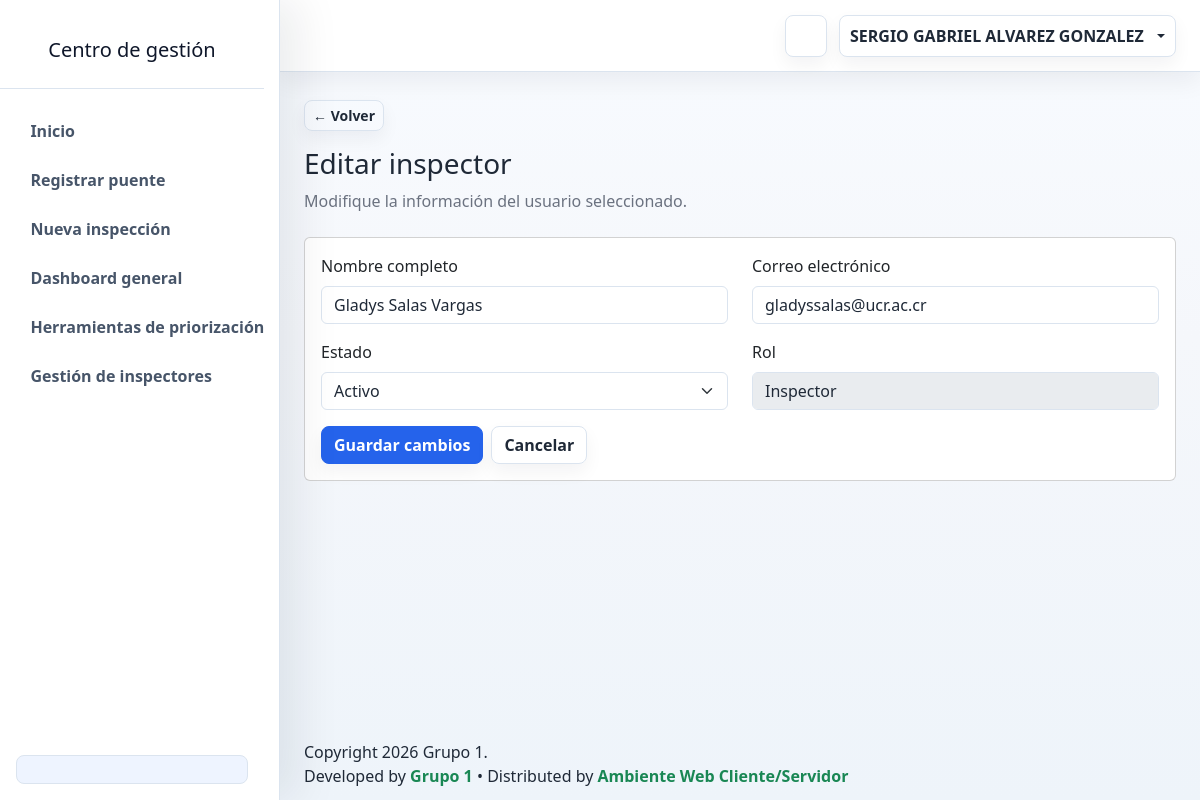
Screenshot of /View/vUsuario/EditarInspector.php?id=4 (signed in) with the database file from the repository.
### tables this page shows
CREATE TABLE `tb_usuario` (
  `Consecutivo` int(11) NOT NULL AUTO_INCREMENT,
  `Nombre` varchar(250) NOT NULL,
  `CorreoElectronico` varchar(100) NOT NULL,
  `Contrasenna` varchar(45) NOT NULL,
  `Estado` bit(1) NOT NULL,
  `ConsecutivoRol` int(11) NOT NULL DEFAULT 2,
  PRIMARY KEY (`Consecutivo`),
  KEY `fk_usuario_rol` (`ConsecutivoRol`),
  CONSTRAINT `fk_usuario_rol` FOREIGN KEY (`ConsecutivoRol`) REFERENCES `tb_rol` (`Consecutivo`)
);

### Model/UsuarioModel.php (called while the page is built, shortened)
<?php
function ConsultarInspectorModel($consecutivo)
{
    $conn = null;
    $stmt = null;
    try {
        $conn = OpenDB();
                $sql = "CALL spConsultarInspector(?)";
        $stmt = $conn->prepare($sql);
        $stmt->bind_param(
            "i",
            $consecutivo
        );
        $stmt->execute();
        $resultado = $stmt->get_result();
        $inspector = null;
        if ($fila = $resultado->fetch_assoc()) {
            $inspector = $fila;
        }
        return $inspector;
    } catch (Exception $e) {
        if ($stmt) {
            $stmt->close();
        }
        if ($conn) {
            CloseDB($conn);
        }
        return null;
    }
}

### Controller/UsuarioController.php (called while the page is built, shortened)
<?php
include_once $_SERVER['DOCUMENT_ROOT'] . '/Proyecto_Grupo1/Model/UsuarioModel.php';
function ConsultarInspectorController($consecutivo)
{
    return ConsultarInspectorModel(
        $consecutivo
    );
}

### View/vUsuario/EditarInspector.php (the view, shortened to what this page needs)
<?php
include_once $_SERVER['DOCUMENT_ROOT']
    . '/Proyecto_Grupo1/View/LayoutInterno.php';
include_once $_SERVER['DOCUMENT_ROOT']
    . '/Proyecto_Grupo1/Controller/UsuarioController.php';
$consecutivo =
    isset($_GET["id"])
    ? (int) $_GET["id"]
    : 0;
$inspector =
    ConsultarInspectorController(
        $consecutivo
    );
?>
<!DOCTYPE html>
<html lang="es">
<body>
    <div class="admin-shell">
        <div class="admin-main">
            <main class="dashboard-content">
                <div class="container-fluid px-3 px-lg-4 py-4">
                    <div class="mb-4">
                        <a href="GestionInspectores.php" class="btn btn-outline-secondary btn-sm mb-3">
                            ← Volver
                        </a>
                        <h1 class="h3 mb-2">
                            Editar inspector
                        </h1>
                        <p class="text-muted">
                            Modifique la información
                            del usuario seleccionado.
                        </p>
                    </div>
                    <div class="card">
                        <div class="card-body">
                            <form action="GestionInspectores.php" method="POST">
                                <div class="row">
                                    <div class="col-md-6 mb-3">
                                        <label for="Nombre" class="form-label">
                                            Nombre completo
                                        </label>
                                        <input type="text" class="form-control" id="Nombre" name="Nombre" required
                                            value="<?=
                                                htmlspecialchars(
                                                    $inspector["Nombre"]
                                                )
                                                ?>">
                                    </div>
                                    <div class="col-md-6 mb-3">
                                        <label for="CorreoElectronico" class="form-label">
                                            Correo electrónico
                                        </label>
                                        <input type="email" class="form-control" id="CorreoElectronico"
                                            name="CorreoElectronico" required value="<?=
                                                htmlspecialchars(
                                                    $inspector[
                                                        "CorreoElectronico"
                                                    ]
                                                )
                                                ?>">
                                    </div>
                                    <div class="col-md-6 mb-3">
                                        <label for="Estado" class="form-label">
                                            Estado
                                        </label>
                                        <select name="Estado" id="Estado" class="form-select">
                                            <option value="1" <?=
                                                (int)
                                                $inspector["Estado"]
                                                === 1
                                                ? "selected"
                                                : ""
                                                ?>>
                                                Activo
                                            </option>
                                        </select>
                                    </div>
                                    <div class="col-md-6 mb-3">
                                        <label class="form-label">
                                            Rol
                                        </label>
                                        <input type="text" class="form-control" value="Inspector" disabled>
                                    </div>
                                </div>
                                <div class="d-flex gap-2">
                                    <button type="submit" name="btnActualizarInspector" class="btn btn-primary">
                                        Guardar cambios
                                    </button>
                                    <a href="GestionInspectores.php" class="btn btn-outline-secondary">
                                        Cancelar
                                    </a>
                                </div>
                            </form>
                        </div>
                    </div>
                </div>
            </main>
        </div>
    </div>
</body>
</html>

### View/css/style.css (style rules this page uses)
:root { --sidebar-width: 280px; --sidebar-mini-width: 84px; --admin-bg: #f5f7fb; --admin-surface: #ffffff; --admin-surface-soft: #f8fafc; --admin-border: #dbe4ef; --admin-text: #1f2937; --admin-muted: #6b7280; --admin-primary: #2563eb; --admin-primary-dark: #1d4ed8; --admin-success: #0f766e; --admin-warning: #d97706; --admin-danger: #dc2626; --admin-sidebar: #111827; --admin-sidebar-soft: #1f2937; --admin-shadow-sm: 0 10px 24px rgba(15, 23, 42, 0.06); --admin-shadow: 0 18px 46px rgba(15, 23, 42, 0.09); --admin-shadow-lg: 0 26px 70px rgba(15, 23, 42, 0.12); --admin-ring: 0 0 0 4px rgba(37, 99, 235, 0.12); }
* { box-sizing: border-box; }
html { min-height: 100%; }
body { min-height: 100vh; margin: 0; background: linear-gradient( 180deg, #f8fbff 0%, var(--admin-bg) 42%, #eef4fa 100% ); color: var(--admin-text); font-family: "Segoe UI", Arial, sans-serif; }
a { text-decoration: none; }
.admin-shell { min-height: 100vh; }
.admin-main { width: auto; min-width: 0; min-height: 100vh; margin-left: var(--sidebar-width); transition: margin-left 0.2s ease; }
.dashboard-content { min-height: calc(100vh - 132px); }
.dashboard-content > .container-fluid { padding-top: 1.75rem !important; padding-bottom: 1.75rem !important; }
.btn { border-radius: 8px; font-weight: 700; box-shadow: 0 8px 18px rgba(15, 23, 42, 0.05); transition: border-color 0.16s ease, background 0.16s ease, box-shadow 0.16s ease, transform 0.16s ease; }
.btn-primary { border-color: var(--admin-primary); background: var(--admin-primary); }
.btn { display: inline-flex; align-items: center; justify-content: center; gap: 0.4rem; }
.btn-outline-secondary { border-color: var(--admin-border); color: var(--admin-text); }
.form-control, .form-select { border-color: var(--admin-border); background-color: var(--admin-surface); color: var(--admin-text); }
.form-control::placeholder { color: var(--admin-muted); }
.text-muted { color: var(--admin-muted) !important; }
html[data-theme="light"] { color-scheme: light; }
body, .admin-navbar, .admin-sidebar, .admin-main, .metric-card, .panel, .auth-card, .error-card, .dropdown-menu, .modal-content, .form-control, .form-select { transition: background-color 0.18s ease, border-color 0.18s ease, color 0.18s ease, box-shadow 0.18s ease; }
html:not([data-theme="dark"]) { --admin-sidebar: #ffffff; --admin-sidebar-soft: #eef4ff; --admin-sidebar-border: #dbe4ef; --admin-sidebar-text: #475569; --admin-sidebar-text-strong: #0f172a; --admin-sidebar-muted: #64748b; --admin-sidebar-icon-bg: #eaf2ff; --admin-sidebar-icon: #2563eb; --admin-sidebar-shadow: 18px 0 42px rgba(15, 23, 42, 0.08); }

### rows the page displays
tb_usuario: Nombre "Gladys Salas Vargas", CorreoElectronico "gladyssalas@ucr.ac.cr"

### other values shown
$nombreUsuario "SERGIO GABRIEL ALVAREZ GONZALEZ"
